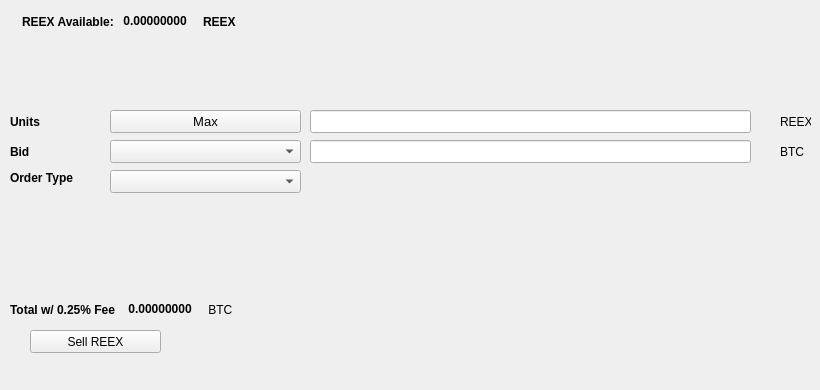
   <widget class="QWidget" name="SellTab">
    <attribute name="title">
     <string>Sell</string>
    </attribute>
    <widget class="QLabel" name="label_16">
     <property name="geometry">
      <rect>
       <x>780</x>
       <y>140</y>
       <width>31</width>
       <height>23</height>
      </rect>
     </property>
     <property name="text">
      <string>BTC</string>
     </property>
    </widget>
    <widget class="QComboBox" name="SellBidcomboBox">
     <property name="geometry">
      <rect>
       <x>110</x>
       <y>140</y>
       <width>191</width>
       <height>23</height>
      </rect>
     </property>
     <property name="font">
      <font>
       <pointsize>10</pointsize>
      </font>
     </property>
    </widget>
    <widget class="QLabel" name="label_18">
     <property name="geometry">
      <rect>
       <x>10</x>
       <y>110</y>
       <width>46</width>
       <height>23</height>
      </rect>
     </property>
     <property name="font">
      <font>
       <weight>75</weight>
       <bold>true</bold>
      </font>
     </property>
     <property name="text">
      <string>Units</string>
     </property>
    </widget>
    <widget class="QPushButton" name="Sell_Max_Amount">
     <property name="geometry">
      <rect>
       <x>110</x>
       <y>110</y>
       <width>191</width>
       <height>23</height>
      </rect>
     </property>
     <property name="font">
      <font>
       <pointsize>10</pointsize>
      </font>
     </property>
     <property name="text">
      <string>Max</string>
     </property>
    </widget>
    <widget class="QLabel" name="label_20">
     <property name="geometry">
      <rect>
       <x>10</x>
       <y>170</y>
       <width>91</width>
       <height>16</height>
      </rect>
     </property>
     <property name="font">
      <font>
       <weight>75</weight>
       <bold>true</bold>
      </font>
     </property>
     <property name="text">
      <string>Order Type</string>
     </property>
    </widget>
    <widget class="QComboBox" name="SellOrdertypeCombo">
     <property name="geometry">
      <rect>
       <x>110</x>
       <y>170</y>
       <width>191</width>
       <height>23</height>
      </rect>
     </property>
     <property name="font">
      <font>
       <pointsize>10</pointsize>
      </font>
     </property>
    </widget>
    <widget class="QLabel" name="label_21">
     <property name="geometry">
      <rect>
       <x>10</x>
       <y>140</y>
       <width>46</width>
       <height>23</height>
      </rect>
     </property>
     <property name="font">
      <font>
       <weight>75</weight>
       <bold>true</bold>
      </font>
     </property>
     <property name="text">
      <string>Bid</string>
     </property>
    </widget>
    <widget class="QLabel" name="label_22">
     <property name="geometry">
      <rect>
       <x>780</x>
       <y>110</y>
       <width>31</width>
       <height>23</height>
      </rect>
     </property>
     <property name="text">
      <string>REEX</string>
     </property>
    </widget>
    <widget class="QLineEdit" name="UnitsInputREEX">
     <property name="geometry">
      <rect>
       <x>310</x>
       <y>110</y>
       <width>441</width>
       <height>23</height>
      </rect>
     </property>
     <property name="font">
      <font>
       <pointsize>9</pointsize>
       <weight>75</weight>
       <bold>true</bold>
      </font>
     </property>
    </widget>
    <widget class="QLineEdit" name="SellBidPriceEdit">
     <property name="geometry">
      <rect>
       <x>310</x>
       <y>140</y>
       <width>441</width>
       <height>23</height>
      </rect>
     </property>
     <property name="font">
      <font>
       <pointsize>9</pointsize>
       <weight>75</weight>
       <bold>true</bold>
      </font>
     </property>
    </widget>
    <widget class="QPushButton" name="SellREEXBTN">
     <property name="geometry">
      <rect>
       <x>30</x>
       <y>330</y>
       <width>131</width>
       <height>23</height>
      </rect>
     </property>
     <property name="text">
      <string>Sell REEX</string>
     </property>
     <property name="icon">
      <iconset resource="../retrex">
       <normaloff>:/icons/bitcoin</normaloff>:/icons/bitcoin</iconset>
     </property>
    </widget>
    <widget class="QWidget" name="layoutWidget3">
     <property name="geometry">
      <rect>
       <x>22</x>
       <y>12</y>
       <width>258</width>
       <height>19</height>
      </rect>
     </property>
     <layout class="QHBoxLayout" name="horizontalLayout">
      <item>
       <widget class="QLabel" name="label232_2">
        <property name="font">
         <font>
          <weight>75</weight>
          <bold>true</bold>
         </font>
        </property>
        <property name="text">
         <string>REEX Available:</string>
        </property>
       </widget>
      </item>
      <item>
       <widget class="QLabel" name="REEXAvailableLabel">
        <property name="palette">
         <palette>
          <active>
           <colorrole role="WindowText">
            <brush brushstyle="SolidPattern">
             <color alpha="255">
              <red>0</red>
              <green>0</green>
              <blue>0</blue>
             </color>
            </brush>
           </colorrole>
           <colorrole role="Button">
            <brush brushstyle="SolidPattern">
             <color alpha="255">
              <red>0</red>
              <green>170</green>
              <blue>0</blue>
             </color>
            </brush>
           </colorrole>
           <colorrole role="Light">
            <brush brushstyle="SolidPattern">
             <color alpha="255">
              <red>0</red>
              <green>255</green>
              <blue>0</blue>
             </color>
            </brush>
           </colorrole>
           <colorrole role="Midlight">
            <brush brushstyle="SolidPattern">
             <color alpha="255">
              <red>0</red>
              <green>212</green>
              <blue>0</blue>
             </color>
            </brush>
           </colorrole>
           <colorrole role="Dark">
            <brush brushstyle="SolidPattern">
             <color alpha="255">
              <red>0</red>
              <green>85</green>
              <blue>0</blue>
             </color>
            </brush>
           </colorrole>
           <colorrole role="Mid">
            <brush brushstyle="SolidPattern">
             <color alpha="255">
              <red>0</red>
              <green>113</green>
              <blue>0</blue>
             </color>
            </brush>
           </colorrole>
           <colorrole role="Text">
            <brush brushstyle="SolidPattern">
             <color alpha="255">
              <red>0</red>
              <green>170</green>
              <blue>0</blue>
             </color>
            </brush>
           </colorrole>
           <colorrole role="BrightText">
            <brush brushstyle="SolidPattern">
             <color alpha="255">
              <red>255</red>
              <green>255</green>
              <blue>255</blue>
             </color>
            </brush>
           </colorrole>
           <colorrole role="ButtonText">
            <brush brushstyle="SolidPattern">
             <color alpha="255">
              <red>0</red>
              <green>0</green>
              <blue>0</blue>
             </color>
            </brush>
           </colorrole>
           <colorrole role="Base">
            <brush brushstyle="SolidPattern">
             <color alpha="255">
              <red>255</red>
              <green>255</green>
              <blue>255</blue>
             </color>
            </brush>
           </colorrole>
           <colorrole role="Window">
            <brush brushstyle="SolidPattern">
             <color alpha="255">
              <red>0</red>
              <green>170</green>
              <blue>0</blue>
             </color>
            </brush>
           </colorrole>
           <colorrole role="Shadow">
            <brush brushstyle="SolidPattern">
             <color alpha="255">
              <red>0</red>
              <green>0</green>
              <blue>0</blue>
             </color>
            </brush>
           </colorrole>
           <colorrole role="AlternateBase">
            <brush brushstyle="SolidPattern">
             <color alpha="255">
              <red>127</red>
              <green>212</green>
              <blue>127</blue>
             </color>
            </brush>
           </colorrole>
           <colorrole role="ToolTipBase">
            <brush brushstyle="SolidPattern">
             <color alpha="255">
              <red>255</red>
              <green>255</green>
              <blue>220</blue>
             </color>
            </brush>
           </colorrole>
           <colorrole role="ToolTipText">
            <brush brushstyle="SolidPattern">
             <color alpha="255">
              <red>0</red>
              <green>0</green>
              <blue>0</blue>
             </color>
            </brush>
           </colorrole>
          </active>
          <inactive>
           <colorrole role="WindowText">
            <brush brushstyle="SolidPattern">
             <color alpha="255">
              <red>0</red>
              <green>0</green>
              <blue>0</blue>
             </color>
            </brush>
           </colorrole>
           <colorrole role="Button">
            <brush brushstyle="SolidPattern">
             <color alpha="255">
              <red>0</red>
              <green>170</green>
              <blue>0</blue>
             </color>
            </brush>
           </colorrole>
           <colorrole role="Light">
            <brush brushstyle="SolidPattern">
             <color alpha="255">
              <red>0</red>
              <green>255</green>
              <blue>0</blue>
             </color>
            </brush>
           </colorrole>
           <colorrole role="Midlight">
            <brush brushstyle="SolidPattern">
             <color alpha="255">
              <red>0</red>
              <green>212</green>
              <blue>0</blue>
             </color>
            </brush>
           </colorrole>
           <colorrole role="Dark">
            <brush brushstyle="SolidPattern">
             <color alpha="255">
              <red>0</red>
              <green>85</green>
              <blue>0</blue>
             </color>
            </brush>
           </colorrole>
           <colorrole role="Mid">
            <brush brushstyle="SolidPattern">
             <color alpha="255">
              <red>0</red>
              <green>113</green>
              <blue>0</blue>
             </color>
            </brush>
           </colorrole>
           <colorrole role="Text">
            <brush brushstyle="SolidPattern">
             <color alpha="255">
              <red>0</red>
              <green>170</green>
              <blue>0</blue>
             </color>
            </brush>
           </colorrole>
           <colorrole role="BrightText">
            <brush brushstyle="SolidPattern">
             <color alpha="255">
              <red>255</red>
              <green>255</green>
              <blue>255</blue>
             </color>
            </brush>
           </colorrole>
           <colorrole role="ButtonText">
            <brush brushstyle="SolidPattern">
             <color alpha="255">
              <red>0</red>
              <green>0</green>
              <blue>0</blue>
             </color>
            </brush>
           </colorrole>
           <colorrole role="Base">
            <brush brushstyle="SolidPattern">
             <color alpha="255">
              <red>255</red>
              <green>255</green>
              <blue>255</blue>
             </color>
            </brush>
           </colorrole>
           <colorrole role="Window">
            <brush brushstyle="SolidPattern">
             <color alpha="255">
              <red>0</red>
              <green>170</green>
              <blue>0</blue>
             </color>
            </brush>
           </colorrole>
           <colorrole role="Shadow">
            <brush brushstyle="SolidPattern">
             <color alpha="255">
              <red>0</red>
              <green>0</green>
              <blue>0</blue>
             </color>
            </brush>
           </colorrole>
           <colorrole role="AlternateBase">
            <brush brushstyle="SolidPattern">
             <color alpha="255">
              <red>127</red>
              <green>212</green>
              <blue>127</blue>
             </color>
            </brush>
           </colorrole>
           <colorrole role="ToolTipBase">
            <brush brushstyle="SolidPattern">
             <color alpha="255">
              <red>255</red>
              <green>255</green>
              <blue>220</blue>
             </color>
            </brush>
           </colorrole>
           <colorrole role="ToolTipText">
            <brush brushstyle="SolidPattern">
             <color alpha="255">
              <red>0</red>
              <green>0</green>
              <blue>0</blue>
             </color>
            </brush>
           </colorrole>
          </inactive>
          <disabled>
           <colorrole role="WindowText">
            <brush brushstyle="SolidPattern">
             <color alpha="255">
              <red>0</red>
              <green>85</green>
              <blue>0</blue>
             </color>
            </brush>
           </colorrole>
           <colorrole role="Button">
            <brush brushstyle="SolidPattern">
             <color alpha="255">
              <red>0</red>
              <green>170</green>
              <blue>0</blue>
             </color>
            </brush>
           </colorrole>
           <colorrole role="Light">
            <brush brushstyle="SolidPattern">
             <color alpha="255">
              <red>0</red>
              <green>255</green>
              <blue>0</blue>
             </color>
            </brush>
           </colorrole>
           <colorrole role="Midlight">
            <brush brushstyle="SolidPattern">
             <color alpha="255">
              <red>0</red>
              <green>212</green>
              <blue>0</blue>
             </color>
            </brush>
           </colorrole>
           <colorrole role="Dark">
            <brush brushstyle="SolidPattern">
             <color alpha="255">
              <red>0</red>
              <green>85</green>
              <blue>0</blue>
             </color>
            </brush>
           </colorrole>
           <colorrole role="Mid">
            <brush brushstyle="SolidPattern">
             <color alpha="255">
              <red>0</red>
              <green>113</green>
              <blue>0</blue>
             </color>
            </brush>
           </colorrole>
           <colorrole role="Text">
            <brush brushstyle="SolidPattern">
             <color alpha="255">
              <red>0</red>
              <green>85</green>
              <blue>0</blue>
             </color>
            </brush>
           </colorrole>
           <colorrole role="BrightText">
            <brush brushstyle="SolidPattern">
             <color alpha="255">
              <red>255</red>
              <green>255</green>
              <blue>255</blue>
             </color>
            </brush>
           </colorrole>
           <colorrole role="ButtonText">
            <brush brushstyle="SolidPattern">
             <color alpha="255">
              <red>0</red>
              <green>85</green>
              <blue>0</blue>
             </color>
            </brush>
           </colorrole>
           <colorrole role="Base">
            <brush brushstyle="SolidPattern">
             <color alpha="255">
              <red>0</red>
              <green>170</green>
              <blue>0</blue>
             </color>
            </brush>
           </colorrole>
           <colorrole role="Window">
            <brush brushstyle="SolidPattern">
             <color alpha="255">
              <red>0</red>
              <green>170</green>
              <blue>0</blue>
             </color>
            </brush>
           </colorrole>
           <colorrole role="Shadow">
            <brush brushstyle="SolidPattern">
             <color alpha="255">
              <red>0</red>
              <green>0</green>
              <blue>0</blue>
             </color>
            </brush>
           </colorrole>
           <colorrole role="AlternateBase">
            <brush brushstyle="SolidPattern">
             <color alpha="255">
              <red>0</red>
              <green>170</green>
              <blue>0</blue>
             </color>
            </brush>
           </colorrole>
           <colorrole role="ToolTipBase">
            <brush brushstyle="SolidPattern">
             <color alpha="255">
              <red>255</red>
              <green>255</green>
              <blue>220</blue>
             </color>
            </brush>
           </colorrole>
           <colorrole role="ToolTipText">
            <brush brushstyle="SolidPattern">
             <color alpha="255">
              <red>0</red>
              <green>0</green>
              <blue>0</blue>
             </color>
            </brush>
           </colorrole>
          </disabled>
         </palette>
        </property>
        <property name="font">
         <font>
          <weight>75</weight>
          <bold>true</bold>
         </font>
        </property>
        <property name="text">
         <string> 0.00000000 </string>
        </property>
        <property name="textInteractionFlags">
         <set>Qt::LinksAccessibleByMouse|Qt::TextSelectableByKeyboard|Qt::TextSelectableByMouse</set>
        </property>
       </widget>
      </item>
      <item>
       <widget class="QLabel" name="labelREEX">
        <property name="font">
         <font>
          <weight>75</weight>
          <bold>true</bold>
         </font>
        </property>
        <property name="text">
         <string>REEX</string>
        </property>
       </widget>
      </item>
     </layout>
    </widget>
    <widget class="QWidget" name="layoutWidget">
     <property name="geometry">
      <rect>
       <x>10</x>
       <y>300</y>
       <width>268</width>
       <height>19</height>
      </rect>
     </property>
     <layout class="QHBoxLayout" name="horizontalLayout_2">
      <item>
       <widget class="QLabel" name="label_19">
        <property name="font">
         <font>
          <weight>75</weight>
          <bold>true</bold>
         </font>
        </property>
        <property name="text">
         <string>Total w/ 0.25% Fee </string>
        </property>
       </widget>
      </item>
      <item>
       <widget class="QLabel" name="SellCostLabel">
        <property name="palette">
         <palette>
          <active>
           <colorrole role="WindowText">
            <brush brushstyle="SolidPattern">
             <color alpha="255">
              <red>0</red>
              <green>0</green>
              <blue>0</blue>
             </color>
            </brush>
           </colorrole>
           <colorrole role="Button">
            <brush brushstyle="SolidPattern">
             <color alpha="255">
              <red>0</red>
              <green>170</green>
              <blue>0</blue>
             </color>
            </brush>
           </colorrole>
           <colorrole role="Light">
            <brush brushstyle="SolidPattern">
             <color alpha="255">
              <red>0</red>
              <green>255</green>
              <blue>0</blue>
             </color>
            </brush>
           </colorrole>
           <colorrole role="Midlight">
            <brush brushstyle="SolidPattern">
             <color alpha="255">
              <red>0</red>
              <green>212</green>
              <blue>0</blue>
             </color>
            </brush>
           </colorrole>
           <colorrole role="Dark">
            <brush brushstyle="SolidPattern">
             <color alpha="255">
              <red>0</red>
              <green>85</green>
              <blue>0</blue>
             </color>
            </brush>
           </colorrole>
           <colorrole role="Mid">
            <brush brushstyle="SolidPattern">
             <color alpha="255">
              <red>0</red>
              <green>113</green>
              <blue>0</blue>
             </color>
            </brush>
           </colorrole>
           <colorrole role="Text">
            <brush brushstyle="SolidPattern">
             <color alpha="255">
              <red>0</red>
              <green>170</green>
              <blue>0</blue>
             </color>
            </brush>
           </colorrole>
           <colorrole role="BrightText">
            <brush brushstyle="SolidPattern">
             <color alpha="255">
              <red>255</red>
              <green>255</green>
              <blue>255</blue>
             </color>
            </brush>
           </colorrole>
           <colorrole role="ButtonText">
            <brush brushstyle="SolidPattern">
             <color alpha="255">
              <red>0</red>
              <green>0</green>
              <blue>0</blue>
             </color>
            </brush>
           </colorrole>
           <colorrole role="Base">
            <brush brushstyle="SolidPattern">
             <color alpha="255">
              <red>255</red>
              <green>255</green>
              <blue>255</blue>
             </color>
            </brush>
           </colorrole>
           <colorrole role="Window">
            <brush brushstyle="SolidPattern">
             <color alpha="255">
              <red>0</red>
              <green>170</green>
              <blue>0</blue>
             </color>
            </brush>
           </colorrole>
           <colorrole role="Shadow">
            <brush brushstyle="SolidPattern">
             <color alpha="255">
              <red>0</red>
              <green>0</green>
              <blue>0</blue>
             </color>
            </brush>
           </colorrole>
           <colorrole role="AlternateBase">
            <brush brushstyle="SolidPattern">
             <color alpha="255">
              <red>127</red>
              <green>212</green>
              <blue>127</blue>
             </color>
            </brush>
           </colorrole>
           <colorrole role="ToolTipBase">
            <brush brushstyle="SolidPattern">
             <color alpha="255">
              <red>255</red>
              <green>255</green>
              <blue>220</blue>
             </color>
            </brush>
           </colorrole>
           <colorrole role="ToolTipText">
            <brush brushstyle="SolidPattern">
             <color alpha="255">
              <red>0</red>
              <green>0</green>
              <blue>0</blue>
             </color>
            </brush>
           </colorrole>
          </active>
          <inactive>
           <colorrole role="WindowText">
            <brush brushstyle="SolidPattern">
             <color alpha="255">
              <red>0</red>
              <green>0</green>
              <blue>0</blue>
             </color>
            </brush>
           </colorrole>
           <colorrole role="Button">
            <brush brushstyle="SolidPattern">
             <color alpha="255">
              <red>0</red>
              <green>170</green>
              <blue>0</blue>
             </color>
            </brush>
           </colorrole>
           <colorrole role="Light">
            <brush brushstyle="SolidPattern">
             <color alpha="255">
              <red>0</red>
              <green>255</green>
              <blue>0</blue>
             </color>
            </brush>
           </colorrole>
           <colorrole role="Midlight">
            <brush brushstyle="SolidPattern">
             <color alpha="255">
              <red>0</red>
              <green>212</green>
              <blue>0</blue>
             </color>
            </brush>
           </colorrole>
           <colorrole role="Dark">
            <brush brushstyle="SolidPattern">
             <color alpha="255">
              <red>0</red>
              <green>85</green>
              <blue>0</blue>
             </color>
            </brush>
           </colorrole>
           <colorrole role="Mid">
            <brush brushstyle="SolidPattern">
             <color alpha="255">
              <red>0</red>
              <green>113</green>
              <blue>0</blue>
             </color>
            </brush>
           </colorrole>
           <colorrole role="Text">
            <brush brushstyle="SolidPattern">
             <color alpha="255">
              <red>0</red>
              <green>170</green>
              <blue>0</blue>
             </color>
            </brush>
           </colorrole>
           <colorrole role="BrightText">
            <brush brushstyle="SolidPattern">
             <color alpha="255">
              <red>255</red>
              <green>255</green>
              <blue>255</blue>
             </color>
            </brush>
           </colorrole>
           <colorrole role="ButtonText">
            <brush brushstyle="SolidPattern">
             <color alpha="255">
              <red>0</red>
              <green>0</green>
              <blue>0</blue>
             </color>
            </brush>
           </colorrole>
           <colorrole role="Base">
            <brush brushstyle="SolidPattern">
             <color alpha="255">
              <red>255</red>
              <green>255</green>
              <blue>255</blue>
             </color>
            </brush>
           </colorrole>
           <colorrole role="Window">
            <brush brushstyle="SolidPattern">
             <color alpha="255">
              <red>0</red>
              <green>170</green>
              <blue>0</blue>
             </color>
            </brush>
           </colorrole>
           <colorrole role="Shadow">
            <brush brushstyle="SolidPattern">
             <color alpha="255">
              <red>0</red>
              <green>0</green>
              <blue>0</blue>
             </color>
            </brush>
           </colorrole>
           <colorrole role="AlternateBase">
            <brush brushstyle="SolidPattern">
             <color alpha="255">
              <red>127</red>
              <green>212</green>
              <blue>127</blue>
             </color>
            </brush>
           </colorrole>
           <colorrole role="ToolTipBase">
            <brush brushstyle="SolidPattern">
             <color alpha="255">
              <red>255</red>
              <green>255</green>
              <blue>220</blue>
             </color>
            </brush>
           </colorrole>
           <colorrole role="ToolTipText">
            <brush brushstyle="SolidPattern">
             <color alpha="255">
              <red>0</red>
              <green>0</green>
              <blue>0</blue>
             </color>
            </brush>
           </colorrole>
          </inactive>
          <disabled>
           <colorrole role="WindowText">
            <brush brushstyle="SolidPattern">
             <color alpha="255">
              <red>0</red>
              <green>85</green>
              <blue>0</blue>
             </color>
            </brush>
           </colorrole>
           <colorrole role="Button">
            <brush brushstyle="SolidPattern">
             <color alpha="255">
              <red>0</red>
              <green>170</green>
              <blue>0</blue>
             </color>
            </brush>
           </colorrole>
           <colorrole role="Light">
            <brush brushstyle="SolidPattern">
             <color alpha="255">
              <red>0</red>
              <green>255</green>
              <blue>0</blue>
             </color>
            </brush>
           </colorrole>
           <colorrole role="Midlight">
            <brush brushstyle="SolidPattern">
             <color alpha="255">
              <red>0</red>
              <green>212</green>
              <blue>0</blue>
             </color>
            </brush>
           </colorrole>
           <colorrole role="Dark">
            <brush brushstyle="SolidPattern">
             <color alpha="255">
              <red>0</red>
              <green>85</green>
              <blue>0</blue>
             </color>
            </brush>
           </colorrole>
           <colorrole role="Mid">
            <brush brushstyle="SolidPattern">
             <color alpha="255">
              <red>0</red>
              <green>113</green>
              <blue>0</blue>
             </color>
            </brush>
           </colorrole>
           <colorrole role="Text">
            <brush brushstyle="SolidPattern">
             <color alpha="255">
              <red>0</red>
              <green>85</green>
              <blue>0</blue>
             </color>
            </brush>
           </colorrole>
           <colorrole role="BrightText">
            <brush brushstyle="SolidPattern">
             <color alpha="255">
              <red>255</red>
              <green>255</green>
              <blue>255</blue>
             </color>
            </brush>
           </colorrole>
           <colorrole role="ButtonText">
            <brush brushstyle="SolidPattern">
             <color alpha="255">
              <red>0</red>
              <green>85</green>
              <blue>0</blue>
             </color>
            </brush>
           </colorrole>
           <colorrole role="Base">
            <brush brushstyle="SolidPattern">
             <color alpha="255">
              <red>0</red>
              <green>170</green>
              <blue>0</blue>
             </color>
            </brush>
           </colorrole>
           <colorrole role="Window">
            <brush brushstyle="SolidPattern">
             <color alpha="255">
              <red>0</red>
              <green>170</green>
              <blue>0</blue>
             </color>
            </brush>
           </colorrole>
           <colorrole role="Shadow">
            <brush brushstyle="SolidPattern">
             <color alpha="255">
              <red>0</red>
              <green>0</green>
              <blue>0</blue>
             </color>
            </brush>
           </colorrole>
           <colorrole role="AlternateBase">
            <brush brushstyle="SolidPattern">
             <color alpha="255">
              <red>0</red>
              <green>170</green>
              <blue>0</blue>
             </color>
            </brush>
           </colorrole>
           <colorrole role="ToolTipBase">
            <brush brushstyle="SolidPattern">
             <color alpha="255">
              <red>255</red>
              <green>255</green>
              <blue>220</blue>
             </color>
            </brush>
           </colorrole>
           <colorrole role="ToolTipText">
            <brush brushstyle="SolidPattern">
             <color alpha="255">
              <red>0</red>
              <green>0</green>
              <blue>0</blue>
             </color>
            </brush>
           </colorrole>
          </disabled>
         </palette>
        </property>
        <property name="font">
         <font>
          <weight>75</weight>
          <bold>true</bold>
         </font>
        </property>
        <property name="autoFillBackground">
         <bool>false</bool>
        </property>
        <property name="text">
         <string> 0.00000000</string>
        </property>
        <property name="textInteractionFlags">
         <set>Qt::LinksAccessibleByMouse|Qt::TextSelectableByMouse</set>
        </property>
       </widget>
      </item>
      <item>
       <widget class="QLabel" name="label_17">
        <property name="font">
         <font>
          <weight>50</weight>
          <bold>false</bold>
         </font>
        </property>
        <property name="text">
         <string> BTC</string>
        </property>
       </widget>
      </item>
     </layout>
    </widget>
    <widget class="QLabel" name="label_23">
     <property name="geometry">
      <rect>
       <x>460</x>
       <y>300</y>
       <width>281</width>
       <height>81</height>
      </rect>
     </property>
     <property name="text">
      <string/>
     </property>
     <property name="pixmap">
      <pixmap>:/images/bittrex</pixmap>
     </property>
    </widget>
   </widget>
